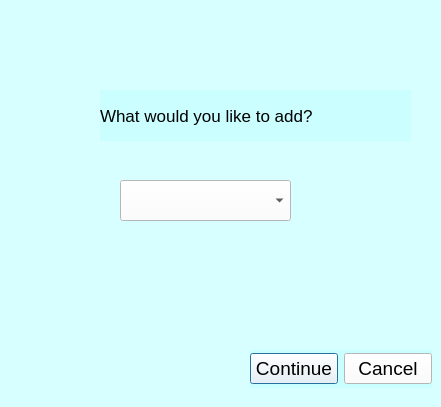
<?xml version="1.0" encoding="UTF-8"?>
<ui version="4.0">
 <class>Dialog</class>
 <widget class="QDialog" name="Dialog">
  <property name="geometry">
   <rect>
    <x>0</x>
    <y>0</y>
    <width>441</width>
    <height>407</height>
   </rect>
  </property>
  <property name="windowTitle">
   <string>Dialog</string>
  </property>
  <property name="styleSheet">
   <string notr="true">background-color: rgba(170, 255, 255, 70);</string>
  </property>
  <widget class="QLabel" name="label_add">
   <property name="geometry">
    <rect>
     <x>100</x>
     <y>90</y>
     <width>311</width>
     <height>51</height>
    </rect>
   </property>
   <property name="font">
    <font>
     <pointsize>13</pointsize>
    </font>
   </property>
   <property name="text">
    <string>What would you like to add?</string>
   </property>
  </widget>
  <widget class="QComboBox" name="comboBox">
   <property name="geometry">
    <rect>
     <x>120</x>
     <y>180</y>
     <width>171</width>
     <height>41</height>
    </rect>
   </property>
   <property name="styleSheet">
    <string notr="true">background-color: rgb(255, 255, 255);</string>
   </property>
  </widget>
  <widget class="QWidget" name="">
   <property name="geometry">
    <rect>
     <x>250</x>
     <y>350</y>
     <width>182</width>
     <height>38</height>
    </rect>
   </property>
   <layout class="QHBoxLayout" name="horizontalLayout">
    <item>
     <widget class="QPushButton" name="add_continue_button">
      <property name="font">
       <font>
        <pointsize>14</pointsize>
       </font>
      </property>
      <property name="styleSheet">
       <string notr="true">background-color: rgb(255, 255, 255);</string>
      </property>
      <property name="text">
       <string>Continue</string>
      </property>
     </widget>
    </item>
    <item>
     <widget class="QPushButton" name="add_cancel_button">
      <property name="font">
       <font>
        <pointsize>14</pointsize>
       </font>
      </property>
      <property name="styleSheet">
       <string notr="true">background-color: rgb(255, 255, 255);</string>
      </property>
      <property name="text">
       <string>Cancel</string>
      </property>
     </widget>
    </item>
   </layout>
   <zorder>add_continue_button</zorder>
   <zorder>add_cancel_button</zorder>
  </widget>
  <zorder>label_add</zorder>
  <zorder>add_continue_button</zorder>
  <zorder>add_cancel_button</zorder>
  <zorder>comboBox</zorder>
 </widget>
 <resources/>
 <connections/>
</ui>
